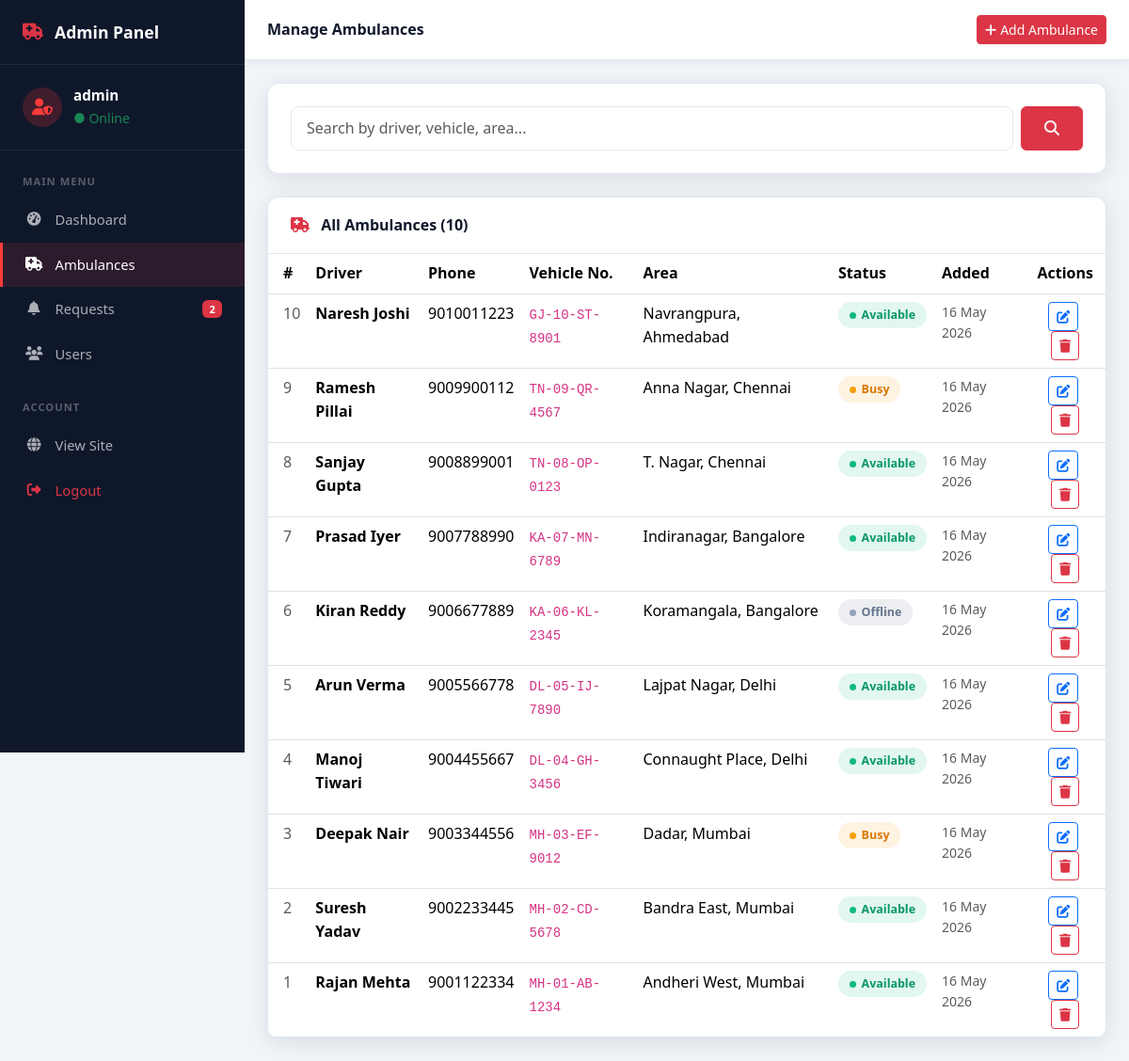
The page /admin/ambulances.php (signed in) on the database its author committed.
### tables this page shows
CREATE TABLE IF NOT EXISTS ambulances (
    id          INT AUTO_INCREMENT PRIMARY KEY,
    driver_name VARCHAR(100)  NOT NULL,
    phone       VARCHAR(20)   NOT NULL,
    vehicle_no  VARCHAR(30)   NOT NULL,
    area        VARCHAR(150)  NOT NULL,
    latitude    DECIMAL(10,8) NOT NULL DEFAULT 0.00000000,
    longitude   DECIMAL(11,8) NOT NULL DEFAULT 0.00000000,
    status      ENUM('available','busy','offline') NOT NULL DEFAULT 'available',
    created_at  TIMESTAMP DEFAULT CURRENT_TIMESTAMP
);

### admin/ambulances.php (the view, shortened to what this page needs)
<?php
$db         = getDB();
$search = trim($_GET['search'] ?? '');
if ($search) {
    $like = "%$search%";
    $stmt = $db->prepare("SELECT * FROM ambulances WHERE driver_name LIKE ? OR vehicle_no LIKE ? OR area LIKE ? ORDER BY id DESC");
    $stmt->bind_param('sss', $like, $like, $like);
    $stmt->execute();
    $ambulances = $stmt->get_result();
    $stmt->close();
} else {
    $ambulances = $db->query("SELECT * FROM ambulances ORDER BY id DESC");
}
?>
<!DOCTYPE html>
<html lang="en">
<head>
    <link href="https://cdn.jsdelivr.net/npm/bootstrap@5.3.2/dist/css/bootstrap.min.css" rel="stylesheet">
    <link href="https://cdnjs.cloudflare.com/ajax/libs/font-awesome/6.5.0/css/all.min.css" rel="stylesheet">
    <link href="../assets/css/style.css" rel="stylesheet">
</head>
<body>
<div class="admin-wrapper">
    <?php include '../includes/sidebar.php'; ?>
    <div class="admin-main">
        <div class="admin-topbar">
            <div class="d-flex align-items-center gap-3">
                <h6 class="mb-0 fw-700">Manage Ambulances</h6>
            </div>
            <button class="btn btn-danger btn-sm" data-bs-toggle="modal" data-bs-target="#addModal">
                <i class="fas fa-plus me-1"></i>Add Ambulance
            </button>
        </div>
        <div class="admin-content">
            <div class="card-custom mb-4">
                <div class="card-custom-body">
                    <form method="GET" class="d-flex gap-2">
                        <input type="text" name="search" class="form-control"
                               placeholder="Search by driver, vehicle, area..."
                               value="<?= htmlspecialchars($search) ?>">
                        <button type="submit" class="btn btn-danger px-4">
                            <i class="fas fa-search"></i>
                        </button>
                    </form>
                </div>
            </div>
            <div class="card-custom">
                <div class="card-custom-header">
                    <h6 class="fw-700 mb-0">
                        <i class="fas fa-ambulance text-danger me-2"></i>
                        All Ambulances (<?= $ambulances->num_rows ?>)
                    </h6>
                </div>
                <div class="card-custom-body p-0">
                    <div class="table-responsive">
                        <table class="table table-hover mb-0">
                            <thead style="background:var(--navy);color:rgba(255,255,255,.8);">
                                <tr>
                                    <th class="ps-3">#</th>
                                    <th>Driver</th>
                                    <th>Phone</th>
                                    <th>Vehicle No.</th>
                                    <th>Area</th>
                                    <th>Status</th>
                                    <th>Added</th>
                                    <th class="text-center">Actions</th>
                                </tr>
                            </thead>
                            <tbody>
                                <?php while ($amb = $ambulances->fetch_assoc()): ?>
                                <tr>
                                    <td class="ps-3 text-muted"><?= $amb['id'] ?></td>
                                    <td class="fw-600"><?= htmlspecialchars($amb['driver_name']) ?></td>
                                    <td><?= htmlspecialchars($amb['phone']) ?></td>
                                    <td><code><?= htmlspecialchars($amb['vehicle_no']) ?></code></td>
                                    <td><?= htmlspecialchars($amb['area']) ?></td>
                                    <td>
                                        <span class="status-badge <?= $amb['status'] ?>">
                                            <span class="status-dot <?= $amb['status'] ?>"></span>
                                            <?= ucfirst($amb['status']) ?>
                                        </span>
                                    </td>
                                    <td class="text-muted small">
                                        <?= date('d M Y', strtotime($amb['created_at'])) ?>
                                    </td>
                                    <td class="text-center">
                                        <button class="btn btn-sm btn-outline-primary me-1"
                                                onclick="openEdit(<?= htmlspecialchars(json_encode($amb)) ?>)">
                                            <i class="fas fa-edit"></i>
                                        </button>
                                        <a href="ambulances.php?delete=<?= $amb['id'] ?>"
                                           class="btn btn-sm btn-outline-danger"
                                           onclick="return confirm('Delete this ambulance?')">
                                            <i class="fas fa-trash"></i>
                                        </a>
                                    </td>
                                </tr>
                                <?php endwhile; ?>
                            </tbody>
                        </table>
                    </div>
                </div>
            </div>
        </div>
    </div>
</div>
</body>
</html>

### assets/css/style.css (style rules this page uses)
:root { --red: #ff3b3b; --red-dark: #cc0000; --navy: #0f172a; --navy-mid: #1e293b; --white: #ffffff; --light: #f1f5f9; --blue: #2563eb; --blue-dark: #1d4ed8; --text-muted: #64748b; --border: #e2e8f0; --shadow: 0 4px 24px rgba(0,0,0,.10); --shadow-lg: 0 8px 40px rgba(0,0,0,.16); --radius: 12px; --radius-sm: 8px; --transition: all .3s ease; }
*, *::before, *::after { box-sizing: border-box; margin: 0; padding: 0; }
html { scroll-behavior: smooth; }
body { font-family: 'Segoe UI', system-ui, -apple-system, sans-serif; background: var(--light); color: var(--navy); line-height: 1.6; }
a { text-decoration: none; color: inherit; }
.status-badge { display: inline-flex; align-items: center; gap: .35rem; padding: .25rem .75rem; border-radius: 50px; font-size: .78rem; font-weight: 600; }
.status-badge.available { background: rgba(16,185,129,.12); color: #059669; }
.status-badge.busy { background: rgba(245,158,11,.12); color: #d97706; }
.status-badge.offline { background: rgba(100,116,139,.12); color: #64748b; }
.status-dot { width: 7px; height: 7px; border-radius: 50%; display: inline-block; }
.status-dot.available { background: #10b981; }
.status-dot.busy { background: #f59e0b; }
.status-dot.offline { background: #94a3b8; }
.admin-wrapper { display: flex; min-height: 100vh; }
.admin-main { margin-left: 260px; flex: 1; min-height: 100vh; background: var(--light); }
.admin-topbar { background: var(--white); border-bottom: 1px solid var(--border); padding: 1rem 1.5rem; display: flex; align-items: center; justify-content: space-between; position: sticky; top: 0; z-index: 100; box-shadow: 0 2px 8px rgba(0,0,0,.06); }
.admin-content { padding: 1.5rem; }
.form-control, .form-select { border-radius: var(--radius-sm); border: 1.5px solid var(--border); padding: .65rem 1rem; transition: var(--transition); }
.card-custom { background: var(--white); border-radius: var(--radius); box-shadow: var(--shadow); border: 1px solid var(--border); overflow: hidden; }
.card-custom-header { padding: 1.25rem 1.5rem; border-bottom: 1px solid var(--border); display: flex; align-items: center; justify-content: space-between; }
.card-custom-body { padding: 1.5rem; }
.fw-600 { font-weight: 600 !important; }
.fw-700 { font-weight: 700 !important; }

### rows shown on the page
ambulances: id "10", driver_name "Naresh Joshi", phone "9010011223", vehicle_no "GJ-10-ST-8901", area "Navrangpura, Ahmedabad", status "Available", created_at "16 May 2026"
ambulances: id "9", driver_name "Ramesh Pillai", phone "9009900112", vehicle_no "TN-09-QR-4567", area "Anna Nagar, Chennai", status "Busy", created_at "16 May 2026"
ambulances: id "8", driver_name "Sanjay Gupta", phone "9008899001", vehicle_no "TN-08-OP-0123", area "T. Nagar, Chennai", status "Available", created_at "16 May 2026"
ambulances: id "7", driver_name "Prasad Iyer", phone "9007788990", vehicle_no "KA-07-MN-6789", area "Indiranagar, Bangalore", status "Available", created_at "16 May 2026"
ambulances: id "6", driver_name "Kiran Reddy", phone "9006677889", vehicle_no "KA-06-KL-2345", area "Koramangala, Bangalore", status "Offline", created_at "16 May 2026"
ambulances: id "5", driver_name "Arun Verma", phone "9005566778", vehicle_no "DL-05-IJ-7890", area "Lajpat Nagar, Delhi", status "Available", created_at "16 May 2026"
ambulances: id "4", driver_name "Manoj Tiwari", phone "9004455667", vehicle_no "DL-04-GH-3456", area "Connaught Place, Delhi", status "Available", created_at "16 May 2026"
ambulances: id "3", driver_name "Deepak Nair", phone "9003344556", vehicle_no "MH-03-EF-9012", area "Dadar, Mumbai", status "Busy", created_at "16 May 2026"
ambulances: id "2", driver_name "Suresh Yadav", phone "9002233445", vehicle_no "MH-02-CD-5678", area "Bandra East, Mumbai", status "Available", created_at "16 May 2026"
ambulances: id "1", driver_name "Rajan Mehta", phone "9001122334", vehicle_no "MH-01-AB-1234", area "Andheri West, Mumbai", status "Available", created_at "16 May 2026"

### other values the page prints
$_SESSION['admin_username'] "admin"
$cnt "2"
$ambulances->num_rows "10"
